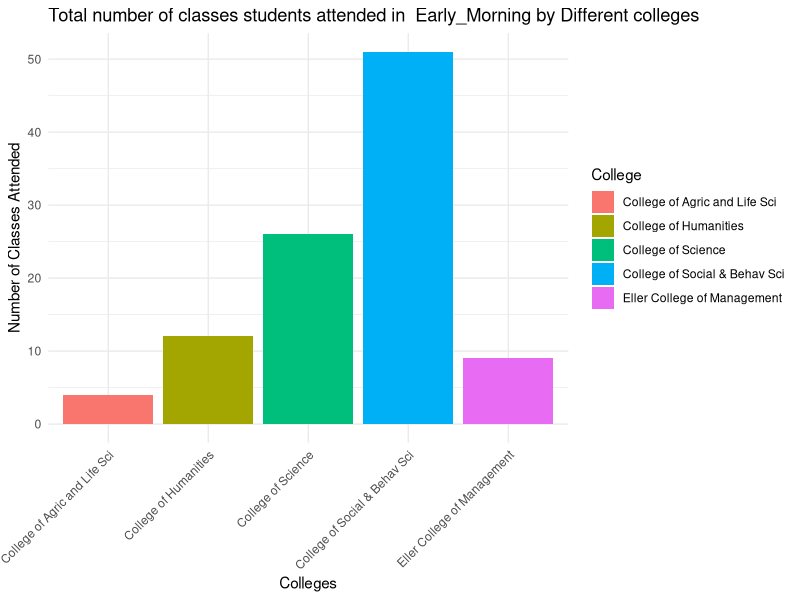
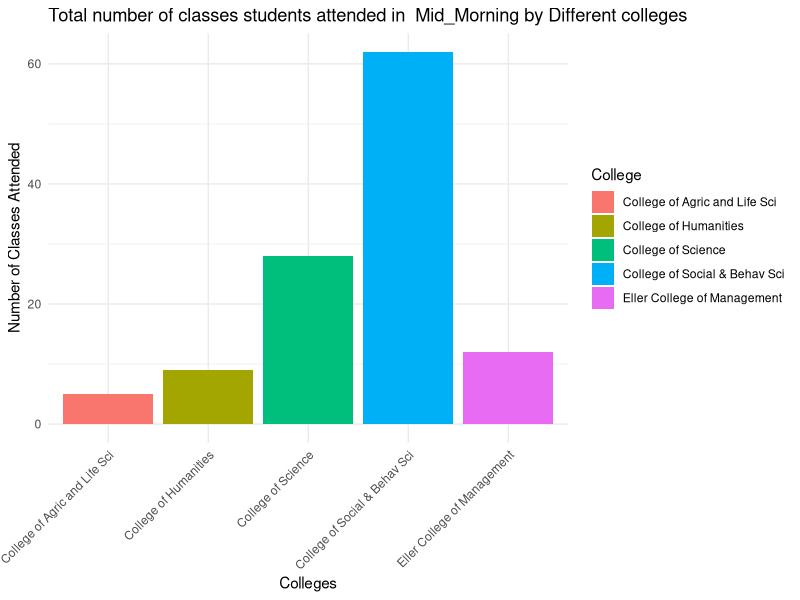
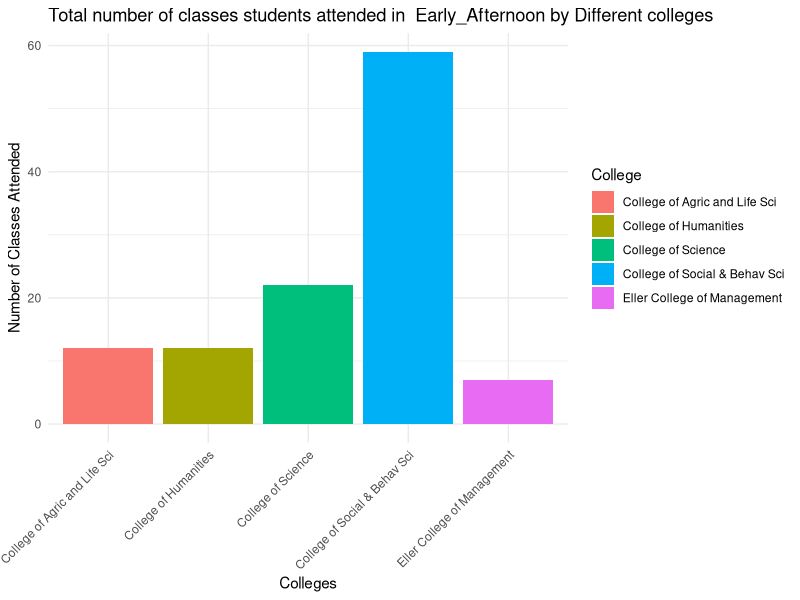
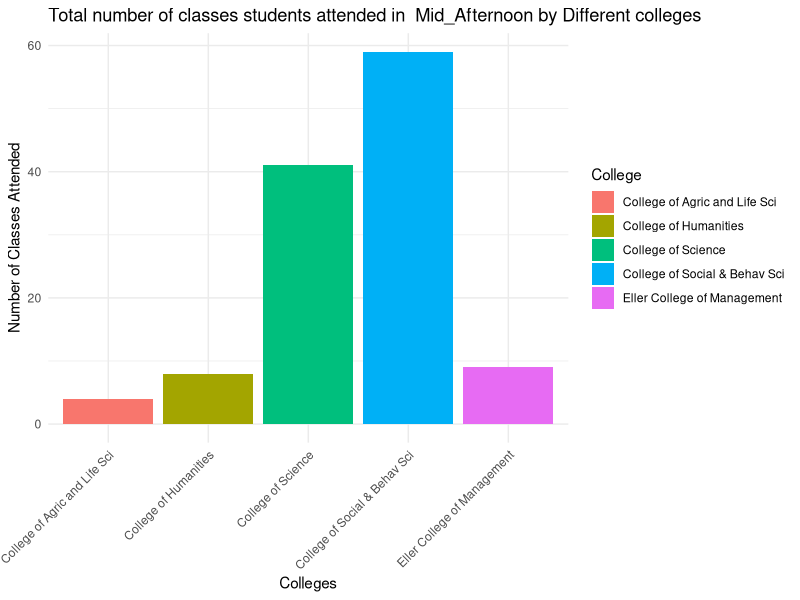
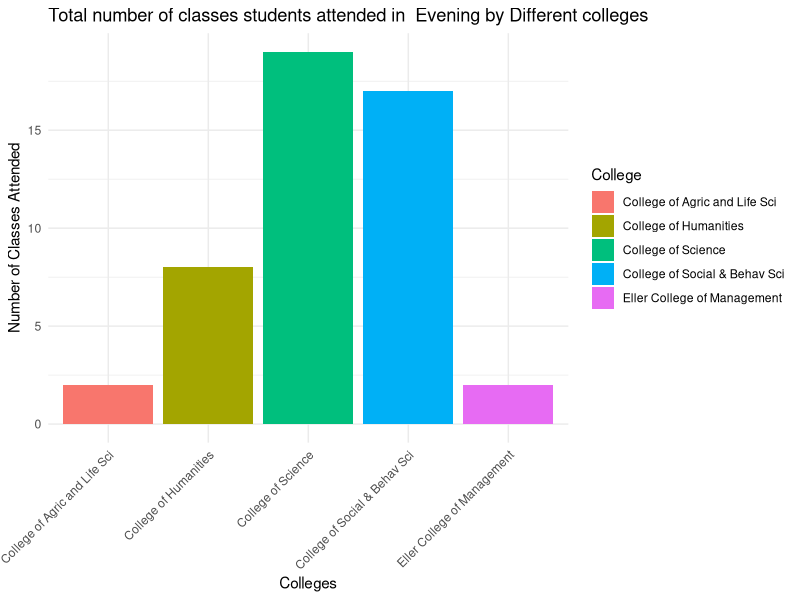
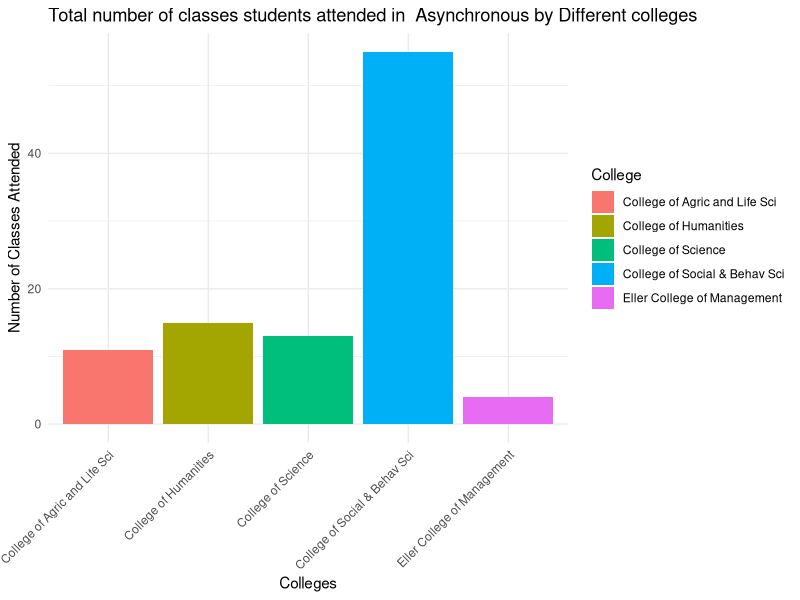
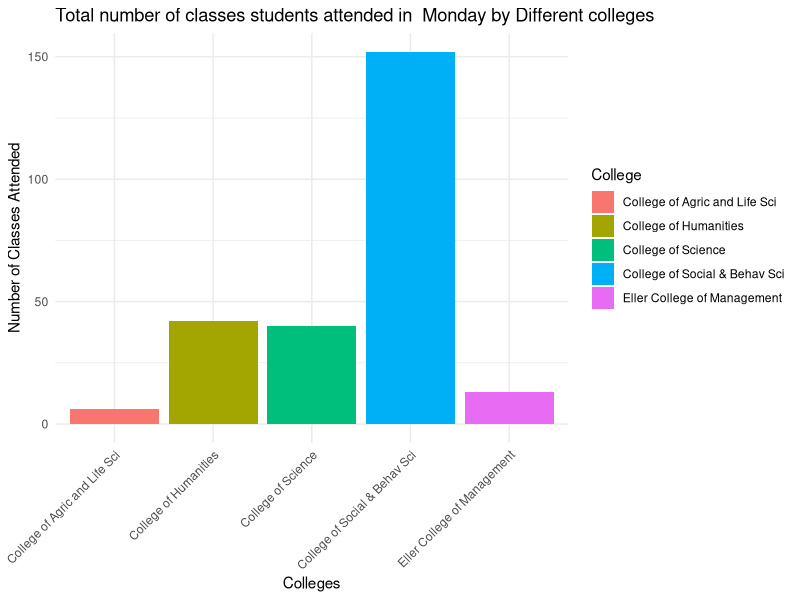
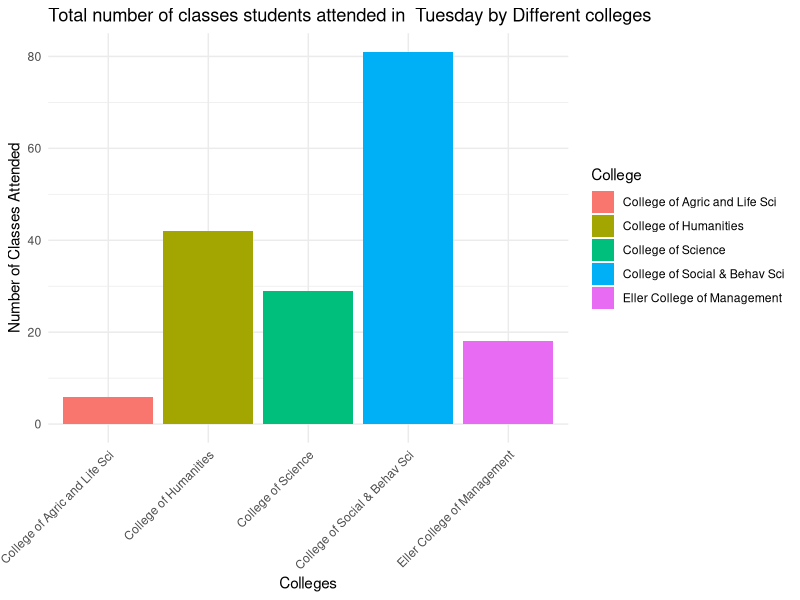

Write R code to recreate these figures, in order.
## ---- chunk 1
#| label: load-pkgs
#| message: false

suppressWarnings(library(tidyverse))
library(knitr)
library(lubridate)
library(ggplot2)
## ---- chunk 2

# set working directory
#setwd("C:/Users/krist/OneDrive/Documents/R/project-final-The-Null-Wranglers")

# read in data
study_data <- read.csv("data/study_data.csv")
summary(study_data)
## ---- chunk 3
# How time affects classes (columns AH to AM) for different colleges? - Anjani

# Filter the data for the specified colleges
selected_colleges <- c("College of Agric and Life Sci", "College of Social & Behav Sci", "Eller College of Management", "College of Humanities", "College of Science")
filtered_data <- study_data[study_data$College %in% selected_colleges, ]

# Create separate plots for each time slot
time_slots <- c("Early_Morning", "Mid_Morning", "Early_Afternoon", "Mid_Afternoon", "Evening", "Asynchronous")

plots_list <- lapply(time_slots, function(slot) {
  ggplot(filtered_data, aes_string(x = "College", y = slot, fill = "College")) +
    geom_bar(stat = "identity", position = "dodge") +
    labs(title = paste("Total number of classes students attended in ", slot, "by Different colleges"),
         x = "Colleges", y = "Number of Classes Attended") +
    theme_minimal() +
    theme(axis.text.x = element_text(angle = 45, hjust = 1))
})

# Print individual plots
for (i in seq_along(plots_list)) {
  print(plots_list[[i]])
}
## ---- chunk 4
# Total number of classes per week (AN to AT) in different colleges - Anjani

# Filter the data for the specified colleges
selected_colleges <- c("College of Agric and Life Sci", "College of Social & Behav Sci", "Eller College of Management", "College of Humanities", "College of Science")
filtered_data <- study_data[study_data$College %in% selected_colleges, ]

# Create separate plots for each time slot
time_slots <- c("Monday", "Tuesday", "Wednesday", "Thursday", "Friday") #there were no classes in Saturdays and Sundays, so I removed them from the list

plots_list <- lapply(time_slots, function(slot) {
  ggplot(filtered_data, aes_string(x = "College", y = slot, fill = "College")) +
    geom_bar(stat = "identity", position = "dodge") +
    labs(title = paste("Total number of classes students attended in ", slot, "by Different colleges"),
         x = "Colleges", y = "Number of Classes Attended") +
    theme_minimal() +
    theme(axis.text.x = element_text(angle = 45, hjust = 1))
})

# Print individual plots
for (i in seq_along(plots_list)) {
  print(plots_list[[i]])
}
## ---- chunk 5
# Mean Number of students enrolled in in-person vs online vs … (BC to BH) for different colleges - Utkarsha


# Filter the data for the specified colleges
selected_colleges <- c("College of Agric and Life Sci", "College of Social & Behav Sci", "Eller College of Management", "College of Humanities", "College of Science")
filtered_data <- study_data[study_data$College %in% selected_colleges, ]

# Create separate plots for each time slot
time_slots <- c("In_Person", "Full_Online", "IntractTV", "Hybrid", "Live_Online", "Reg_Session") 

plots_list <- lapply(time_slots, function(slot) {
  ggplot(filtered_data, aes_string(x = "College", y = slot, fill = "College")) +
    geom_bar(stat = "identity", position = "dodge") +
    labs(title = paste("Total number of classes students attended in ", slot, "by Different colleges"),
         x = "Colleges", y = "Number of Classes Attended") +
    theme_minimal() +
    theme(axis.text.x = element_text(angle = 45, hjust = 1))
})

# Print individual plots
for (i in seq_along(plots_list)) {
  print(plots_list[[i]])
}
## ---- chunk 6
# How time affects classes (columns AH to AM) for different colleges? - Anjani

library(dplyr)

# Create a table for each time slot
time_slots <- c("Early_Morning", "Mid_Morning", "Early_Afternoon", "Mid_Afternoon", "Evening", "Asynchronous")

tables_list <- lapply(time_slots, function(slot) {
  table_data <- study_data %>%
    group_by(College) %>%
    summarise(Mean_Classes_Attended = round(mean(get(slot), na.rm = TRUE), 2))
  
  names(table_data)[2] <- paste("Mean_", slot)
  table_data
})

# Merge tables into a single table by College name
merged_table <- Reduce(function(x, y) merge(x, y, by = "College", all = TRUE), tables_list)

# Display the merged table
print(merged_table)

## ---- chunk 7
# Total number of classes per week (AN to AT) in different colleges - Anjani

library(dplyr)

# Create a table for each day of the week
weekdays <- c("Monday", "Tuesday", "Wednesday", "Thursday", "Friday", "Saturday", "Sunday")

tables_list <- lapply(weekdays, function(day) {
  table_data <- study_data %>%
    group_by(College) %>%
    summarise(Mean_Classes_Attended = round(mean(get(day), na.rm = TRUE), 2))
  
  names(table_data)[2] <- paste("Mean_Classes_", day)
  table_data
})

# Merge tables into a single table by College name
merged_table <- Reduce(function(x, y) merge(x, y, by = "College", all = TRUE), tables_list)

# Display the merged table
print(merged_table)

## ---- chunk 8
# Mean Number of students enrolled in in-person vs online vs … (BC to BH) for different colleges - Utkarsha

library(dplyr)

# Create a table for each course type
course_types <- c("In_Person", "Full_Online", "IntractTV", "Hybrid", "Live_Online", "Reg_Session")

tables_list <- lapply(course_types, function(course) {
  table_data <- study_data %>%
    group_by(College) %>%
    summarise(Mean_Enrollment = round(mean(get(course), na.rm = TRUE), 2))
  
  names(table_data)[2] <- paste("Mean_Enrollment_", course)
  table_data
})

# Merge tables into a single table by College name
merged_table <- Reduce(function(x, y) merge(x, y, by = "College", all = TRUE), tables_list)

# Display the merged table
print(merged_table)

